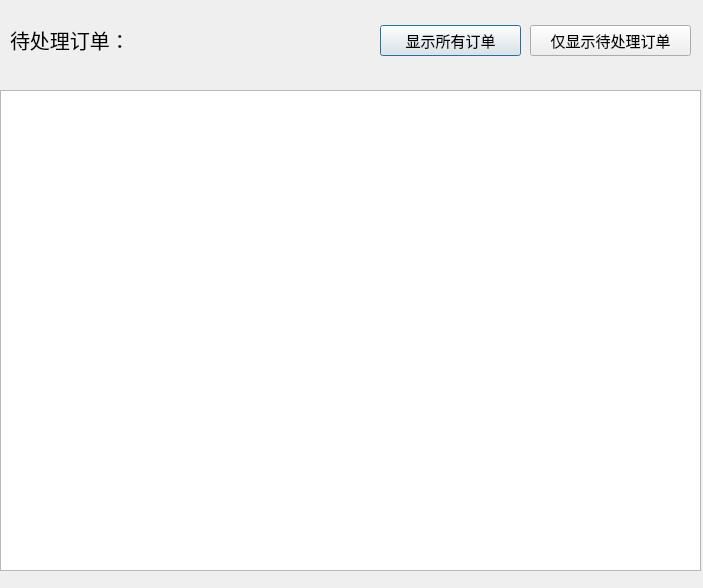
<?xml version="1.0" encoding="UTF-8"?>
<ui version="4.0">
 <class>Dlg_order</class>
 <widget class="QDialog" name="Dlg_order">
  <property name="geometry">
   <rect>
    <x>0</x>
    <y>0</y>
    <width>703</width>
    <height>588</height>
   </rect>
  </property>
  <property name="windowTitle">
   <string>管理订单</string>
  </property>
  <widget class="QLabel" name="label_status">
   <property name="geometry">
    <rect>
     <x>10</x>
     <y>20</y>
     <width>151</width>
     <height>40</height>
    </rect>
   </property>
   <property name="font">
    <font>
     <family>黑体</family>
     <pointsize>15</pointsize>
    </font>
   </property>
   <property name="text">
    <string>待处理订单：</string>
   </property>
  </widget>
  <widget class="QListWidget" name="listWidget_order">
   <property name="geometry">
    <rect>
     <x>0</x>
     <y>90</y>
     <width>701</width>
     <height>481</height>
    </rect>
   </property>
  </widget>
  <widget class="QPushButton" name="pBtn_all">
   <property name="geometry">
    <rect>
     <x>380</x>
     <y>25</y>
     <width>141</width>
     <height>31</height>
    </rect>
   </property>
   <property name="font">
    <font>
     <pointsize>11</pointsize>
    </font>
   </property>
   <property name="text">
    <string>显示所有订单</string>
   </property>
  </widget>
  <widget class="QPushButton" name="pBtn_need">
   <property name="geometry">
    <rect>
     <x>530</x>
     <y>25</y>
     <width>161</width>
     <height>31</height>
    </rect>
   </property>
   <property name="font">
    <font>
     <pointsize>11</pointsize>
    </font>
   </property>
   <property name="text">
    <string>仅显示待处理订单</string>
   </property>
  </widget>
 </widget>
 <resources/>
 <connections/>
</ui>
